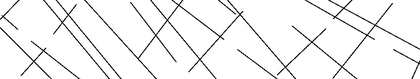
%> input picture realTraceMap.bmp, 420 x 79 px, shrunk from 859 x 161 before the run
$ octave mainProcess.m   (GNU Octave 9; MATLAB toolbox functions it lacks are replaced by stand-ins)
%> lines starting %> are read from the running program, lines starting %| are printed output that depends on the picture; in (x1, y1, x2, y2) boxes, pixels count from 0 and x2, y2 are one past the last pixel; in counts of white or black regions, pixels touching at a corner belong together; the program's own positions count from 1
### totalgray.m
function result=totalgray(I,fig)
% fig=='r',输出红色图像
% fig=='b'，输出蓝色图像
% 其它，不输入图像

[r,~]=find(I<200);
% 获得个数,总的迹线像素点的个数
result=length(r);
sliceWide=5;
sliceNum=fix(size(I,2)/sliceWide);
sliceDensity=zeros(1,sliceNum);
for i=1:sliceNum
    Slice=I(:,(i-1)*sliceWide+1:i*sliceWide);
    [r,~]=find(Slice==0);
    sliceDensity(i)=length(r);
end
x=1:sliceNum;
if strcmp('r',fig)
    figure;
    bar(x,sliceDensity,'r');
    set(gca,'ylim',[0 100]);
    xlabel('x');
    ylabel('gray statistic');
end
if strcmp('b',fig)
    figure;
    bar(x,sliceDensity,'b');
    set(gca,'ylim',[0 100]);
    xlabel('x');
    ylabel('gray statistic');
end

### grayGrade.m
function [grade,totalNetValue]=grayGrade(image,netWide,netHeight)
totalNetValue=zeros(fix(size(image,1)/netHeight),fix(size(image,2)/netWide)); % 网格汇总
for i=1:size(image,1)/netHeight
    for j=1:size(image,2)/netWide
        temp_block=image((i-1)*netHeight+1:i*netHeight,(j-1)*netWide+1:j*netWide);
        [r,~]=find(temp_block<200);
        totalNetValue(i,j)=length(r);
    end
end
totalNetValue=sort(totalNetValue(:));
totalNetValue=totalNetValue/(netWide*netHeight);

node=0.15; % 建立节点，将 0 到 1 分成 2 大段，前段的筛孔变化较精细
grade=zeros(1,round(node/0.001)); % 确定初始的级配筛孔
for i=1:round(node/0.001)
    [r,~]=find(totalNetValue<i*0.001);
    grade(i)=length(r);
end
grade=grade/length(totalNetValue);

### riter.m
function [yitagrade]=riter(Mhtdist)
xx=0:0.001:1;
n=zeros(1,length(xx));
index=0;
tmp=1;
for i=1:length(xx)
    n(i)=1-length(find(Mhtdist>=1-xx(i)))/73;

    if abs(n(i)-xx(i))<tmp
        tmp=abs(xx(i)-n(i));
        index=i;
    end
end
yitagrade=xx(index);
figure;
plot(xx,n,'r');
hold on;
plot(xx,xx,'b');

### radonTrs.m
function [varians,curves,fdegrees]=radonTrs(I)
% density Radon transform
IBack=zeros(size(I)); % 做背景矩阵,与 I 同时旋转，叠加计算
limit=min([size(I,2) size(I,1)]);

step=15;
varians=zeros(1,180/step);
curves=cell(1,fix(180/step));
sliceWide=5;   % 切片的宽度， 最少为迹线的宽度
for i=step:step:180   % 减 1 是因为 180 度和 0 度是一样的
    tempI=~I; tempIBack=~IBack;
    tempI=imrotate(tempI,i); tempIBack=imrotate(tempIBack,i);
    tempI=~tempI;tempIBack=~tempIBack;
    % 开始切片计算
    sliceNum=fix(size(tempI,2)/sliceWide);  % 切片的数量
    sliceDensity=zeros(1,sliceNum);     %  切片的相对灰度密度

    tmp=zeros(1,sliceNum); % 消除边缘影响用
    for j=1:sliceNum
        SliceI=tempI(:,(j-1)*sliceWide+1:j*sliceWide);
        SliceIBack=tempIBack(:,(j-1)*sliceWide+1:j*sliceWide);
        [r1,~]=find(SliceI==0);
        [r2,~]=find(SliceIBack==0);
        if length(r2)>0
         sliceDensity(j)=length(r1)/length(r2);
        end
        tmp(j)=length(r2);
    end
    % 密度曲线 消除边缘影响
    leftnode=0;
    tmpsum=0;
    for k=1:sliceNum
        if tmpsum>limit*sliceWide
            leftnode=k;
            break;
        end
        tmpsum=tmpsum+tmp(k);

    end
    curves{i/step}=sliceDensity;
    varians(i/step)=std(sliceDensity);
end
%figure;
x=[1:length(varians)]*step;

[~, fdegrees]=sort(varians,'descend');
fdegrees=fdegrees(1:4)*step;%

### yitaDirection.m
function yita_direction=yitaDirection(fdegrees_a,fdegrees_b)

p=[];q=[];
for i=1:length(fdegrees_a)
    for j=1:length(fdegrees_a)
        if fdegrees_a(i)==fdegrees_b(j)
            p(i,j)=1;
            q=[q;i j];
        else
            p(i,j)=0;
        end
    end
end

count=[];k=1;
for i=1:length(q)-1
    for j=i+1:length(q)
        if (q(j,1)-q(i,1))*(q(j,2)-q(i,2))>0
            count(k)=1;
        else
            count(k)=0;

        end
        k=k+1;
    end
end
yita_direction=length(q)/length(fdegrees_a)*0.8+sum(count)/length(count)*0.2;

### cosSimu.m
function result=cosSimu(a,b)
% Loop Cosine Similarity
n=fix(size(a,2)/200)+1; % 分成 n 段
n=1;
temp_a=cell(1,n);    %  每段成为一个数组
temp_a_node=zeros(1,n-1);
for i=1:n-1
    temp_a_node(i)=fix(length(a)/n)*i;
end
temp_a_node=[1 temp_a_node length(a)];
for i=2:n+1
    temp_a{i-1}=a(temp_a_node(i-1):temp_a_node(i));
end

overPoint=length(b)-1;
b=[b b]; % 双倍，用于滚动搜索

coeff=zeros(n,overPoint);
for i=1:n
    for j=1:overPoint
        temp_b=b(j:j+length(temp_a{i})-1);
        coeff(i,j)=dot(temp_a{i},temp_b)/(norm(temp_a{i})*norm(temp_b));
    end
end
coeff=max(coeff');
result=mean(coeff);

### mainProcess.m
clc
clear;
warning('off');
%% 第一步 图片预处理
I=cell(1,2);
I{1} = imread('realTraceMap.bmp');
I{2} = imread('simulatedTraceMap1.bmp');
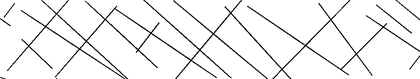
%> input picture simulatedTraceMap1.bmp, 420 x 79 px, shrunk from 859 x 161 before the run
%figure;
figure('Name','Real Trace Map');
imshow(I{1});
%figure;
figure('Name','Simulated Trace Map');
imshow(I{2});
totalgray_a=totalgray(I{1},'r');
%> in totalgray, `[r,~]=find(I<200);`: r = 2497 values from 1 to 79
%> in totalgray, `result=length(r);`: result = 2497
%> in totalgray, `sliceNum=fix(size(I,2)/sliceWide);`: sliceNum = 84
%> the loop in totalgray, `for i=1:sliceNum` made 84 passes
%> r on passes 1, 4, 6, 7, 9, 10, 11, 13, 14, 15, 18, 19: 17, [3; 1], 71, 62, [49; 51], [49; 4], 10, 23, [28; 15], 34, [52; 6], [7; 8; 58]
%> after the loop in totalgray, `for i=1:sliceNum`: sliceDensity = 84 values, max 6 at index 31, min 0 at index 2, mean 0.845
%> in totalgray, `x=1:sliceNum;`: x = 84 values from 1 to 84
%> figure, not shown here; tallest bar 6 high, from x = 30.6 to 31.4
%> totalgray_a = 2497
totalgray_b=totalgray(I{2},'b');
%> the loop in totalgray (call 2), `for i=1:sliceNum` made 84 passes
%> r on passes 5, 6, 8, 9, 10, 11, 12, 13, 14, 15, 16, 17: [56; 55], [49; 48; 47], 34, [33; 32], [27; 25; 8], [9; 33], [16; 11], [10; 19], [3; 26], [27; 30], 50, 45
%> figure, not shown here; tallest bar 6 high, from x = 38.6 to 39.4
%> totalgray_b = 2800
yita_totalgray=1-dist(totalgray_a,totalgray_b)/totalgray_a  % 灰度相关的百分比
%> yita_totalgray = 0.879

%% 第三步 计算灰度级配曲线
netWide=size(I{1},2)/16;
%> netWide = 26.25
netHeight=size(I{1},1)/16;
%> netHeight = 4.94

[grade_a,totalNetValue_a]=grayGrade(I{1},netWide,netHeight);
%> the loop in grayGrade, `for i=1:size(image,1)/netHeight` made 16 passes
%> in grayGrade, `totalNetValue=sort(totalNetValue(:));`: totalNetValue = 256 values from 0 to 26
%> in grayGrade, `totalNetValue=totalNetValue/(netWide*netHeight);`: totalNetValue = 256 values from 0 to 0.201
%> after the loop in grayGrade, `for i=1:round(node/0.001)`: grade = 150 values from 60 to 249
%> in grayGrade, `grade=grade/length(totalNetValue);`: grade = 150 values from 0.234 to 0.973
%> grade_a = 150 values from 0.234 to 0.973; totalNetValue_a = 256 values from 0 to 0.201
[grade_b,totalNetValue_b]=grayGrade(I{2},netWide,netHeight);
%> the loop in grayGrade (call 2), `for i=1:size(image,1)/netHeight` made 16 passes
%> grade_b = 150 values from 0.191 to 0.949; totalNetValue_b = 256 values from 0 to 0.201

x=1:length(grade_a);
%> x = 150 values from 1 to 150


figure('Name','Gray Grade Curve');
plot(x,grade_a,'r--');
hold on;
plot(x,grade_b,'b');
set(gca,'ylim',[0 1]);
set(gca,'yticklabel',{'0%','10%', '20%', '30%', '40%' ,'50%','60%','70%','80%','90%','100%'});
Mhtdist=zeros(1,length(grade_a)); %计算 曼哈顿距离
for i=1:length(grade_a)
    Mhtdist(i)=dist(grade_a(i),grade_b(i));
end
%> this loop made 150 passes
%> after the loop, Mhtdist = 150 values, max 0.148 at index 70, min 0.0156 at index 31, mean 0.0493
stem(1:length(grade_a),Mhtdist,'Marker','none');
xlabel('screen');
ylabel('proportion');
legend('gray grade curve of real trace map','gray grade curve of simulation trace map', 'Location','Best');
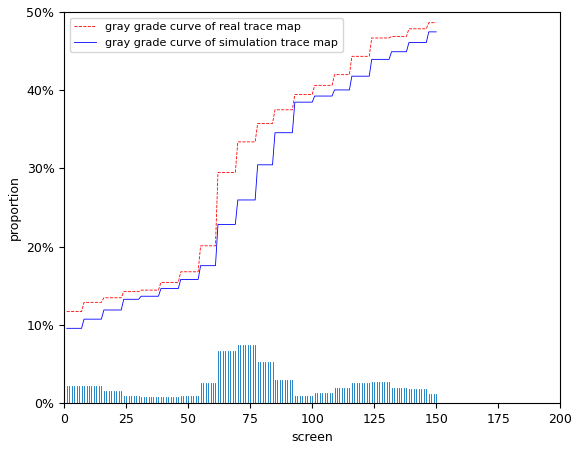
%> figure redrawn from the program's plot data; curve peaks at x = 147, y = 0.973; curve peaks at x = 147, y = 0.949; highest point at x = 70, y = 0.148
%yita_grade=pdist2(grade_a,grade_b,'cityblock')/length(grade_a);
yita_graygrade=riter(Mhtdist)
%> the loop in riter, `for i=1:length(xx)` made 1001 passes
%> tmp on passes 2 to 13: 0.999, 0.998, 0.997, 0.996, 0.995, 0.994, 0.993, 0.992, 0.991, 0.99, 0.989, 0.988
%> after the loop in riter, `for i=1:length(xx)`: index = 868; n = 1001 values, max 1 at index 1, min -1.05 at index 986, mean 0.898; tmp = 0.0234
%> in riter, `yitagrade=xx(index);`: yitagrade = 0.867
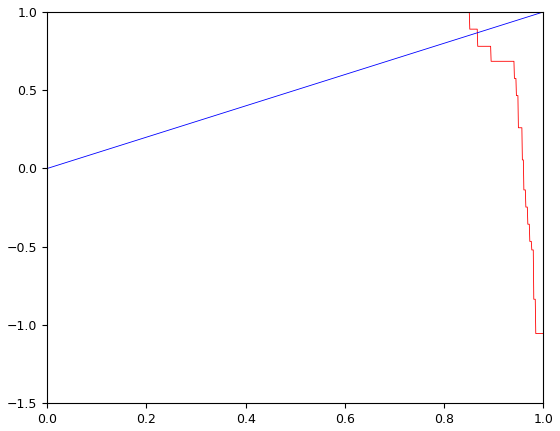
%> figure redrawn from the program's plot data; curve peaks at x = 0, y = 1; curve peaks at x = 1, y = 1
%> yita_graygrade = 0.867

%% 第四步 以按比例积分的方式对 Radon变换 改进，搜索特征方向、方差及曲线
[varians_a,curves_a,fdegrees_a]=radonTrs(I{1});
%> in radonTrs, `IBack=zeros(size(I));`: IBack: size 79x420 double; every value is 0
%> in radonTrs, `limit=min([size(I,2) size(I,1)]);`: limit = 79
%> the loop in radonTrs, `for i=step:step:180` made 12 passes
%> pass 1, in radonTrs, `tempI=~I`:
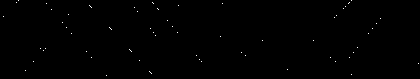
%> tempI: size 79x420 logical; 0.21% white in thin lines or dots
%> pass 1, in radonTrs, `tempIBack=imrotate(tempIBack,i)`:
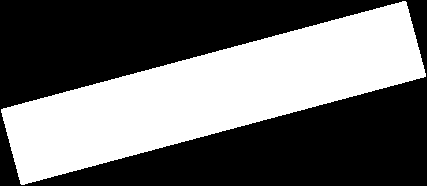
%> tempIBack: size 186x427 logical; 41.8% white; 1 white region, box (x1, y1, x2, y2) and area: (1, 1, 426, 185) 33178
%> after the loop in radonTrs, `for i=step:step:180`: curves = 12 items; sliceDensity = 84 values, max 0.0152 at index 54, min 0 at index 2, mean 0.00214; tmp = 84 values from 395 to 395; varians = [0.00285 0.00316 0.00484 0.00318 0.0026 0.00124 0.00173 0.00202 0.0031 0.00296 0.00256 0.00282]
%> in radonTrs, `x=[1:length(varians)]*step;`: x = [15 30 45 60 75 90 105 120 135 150 165 180]
%> in radonTrs, `[~, fdegrees]=sort(varians,'descend');`: fdegrees = [3 4 2 9 10 1 12 5 11 8 7 6]
%> in radonTrs, `fdegrees=fdegrees(1:4)*step;`: fdegrees = [45 60 30 135]
%> varians_a has the same summary as varians in radonTrs; curves_a = 12 items; fdegrees_a = [45 60 30 135]
[varians_b,curves_b,fdegrees_b]=radonTrs(I{2});
%> the loop in radonTrs (call 2), `for i=step:step:180` made 12 passes
%> pass 1, in radonTrs (call 2), `tempI=imrotate(tempI,i)`:
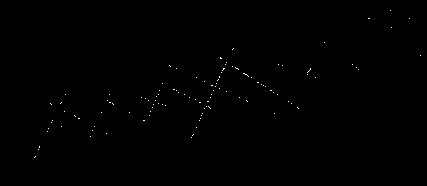
%> tempI: size 186x427 logical; 0.19% white in thin lines or dots, all inside (x1, y1, x2, y2) = (34, 10, 421, 158)
%> after the loop in radonTrs (call 2), `for i=step:step:180`: sliceDensity = 84 values, max 0.0152 at index 23, min 0 at index 2, mean 0.00449; varians = [0.00479 0.0061 0.00664 0.00391 0.00283 0.0028 0.00353 0.00378 0.00644 0.00522 0.00444 0.0044]
%> in radonTrs (call 2), `[~, fdegrees]=sort(varians,'descend');`: fdegrees = [3 9 2 10 1 11 12 4 8 7 5 6]
%> in radonTrs (call 2), `fdegrees=fdegrees(1:4)*step;`: fdegrees = [45 135 30 150]
%> varians_b has the same summary as varians in radonTrs; curves_b = 12 items; fdegrees_b = [45 135 30 150]
% 密度曲线方差的比较柱状图
M=zeros(length(curves_a),141);   % 画拉东变换 的图
for i=1:length(curves_a)
    M(i,1:length(curves_a{i}))=curves_a{i};
end
%> this loop made 12 passes

figure('Name','Characteristic Directions');
x=(1:length(varians_a))*1;
%> x = [1 2 3 4 5 6 7 8 9 10 11 12]
h=bar(x,[varians_a' varians_b']);
xlabel('\theta');
ylabel('variance');
legend('real trace map','simulation trace map','Location','Best');
set(gca,'xticklabel',{'15','30', '45', '60' ,'75','90','105' ,'120', '135','150','165','180'});
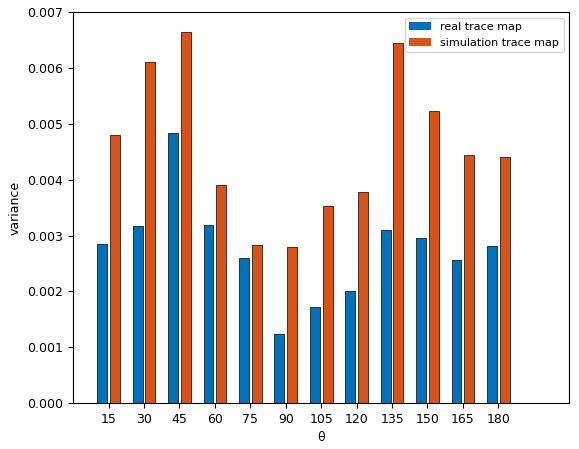
%> figure redrawn from the program's plot data; tallest bar 0.00484 high, from x = 2.68 to 2.96; tallest bar 0.00664 high, from x = 3.04 to 3.32


yita_direction=yitaDirection(fdegrees_a,fdegrees_b)
%> the loop in yitaDirection, `for i=1:length(fdegrees_a)` made 4 passes
%> after the loop in yitaDirection, `for i=1:length(fdegrees_a)`: p = [1 0 0 0; 0 0 0 0; 0 0 1 0; 0 1 0 0]; q = [1 1; 3 3; 4 2]
%> the loop in yitaDirection, `for i=1:length(q)-1` made 2 passes
%> after the loop in yitaDirection, `for i=1:length(q)-1`: count = [1 1 0]; k = 4
%> in yitaDirection, `yita_direction=length(q)/length(fdegrees_a)*0.8+sum(count)/length(coun..`: yita_direction = 0.733
%> yita_direction = 0.733
%% 第五步 以 调整的余弦相似度 方法，沿特征方向滚动匹配两组图像
fIndex=round(fdegrees_a/15);
%> fIndex = [3 4 2 9]
% figure;

for i=1:4
    result(i)=cosSimu(curves_a{fIndex(i)},curves_b{fIndex(i)});
    x=1:length(curves_a{fIndex(i)});
% [4 lines of commented-out code are left out]
end
%> this loop made 4 passes
%> (temp_a_node in cosSimu, overPoint in cosSimu, coeff in cosSimu, result in cosSimu) on passes 1 to 4: ([1 70], 69, 0.47, 0.47), ([1 55], 54, 0.632, 0.632), ([1 80], 79, 0.512, 0.512), ([1 70], 69, 0.592, 0.592)
%> after the loop, result = [0.47 0.632 0.512 0.592]
yita_loopcosSimu=mean(result)
%> yita_loopcosSimu = 0.551
% [21 lines of commented-out code are left out]
%% 综合相似度
comprehensive_Similarity=0.2*(yita_totalgray+yita_graygrade)+0.3*(yita_loopcosSimu+yita_direction)
%> comprehensive_Similarity = 0.735
